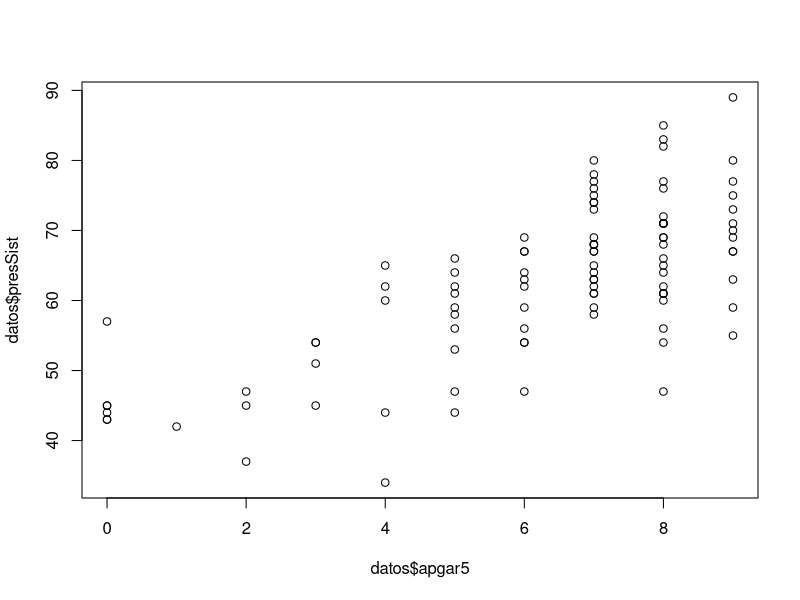

Source code (R):
# Ejercicio 1
datos <- read.table('bajoPeso.txt', header = TRUE)

# a) Realizar un diagrama de dispersion del indice Apgar (eje de abscisas) contra la presion sistolica.
plot( datos$apgar5, datos$presSist)

# b) Usando la presion sistolica como variable respuesta y la edad gestacional y el indice Apgar como
# variables explicativas, ajustar el modelo lineal Y = β0 + β1·edadG+β2·apgar5 + ϵ. Brindar todos
# los coeficientes estimados.
modelo <- lm( datos$presSist ~ datos$edadG + datos$apgar5)
modelo$coefficients

# c) Cual es la presion media estimada para la poblacion de niños de bajo peso cuya edad gestacional
# es 31 semanas y cuyo indice Apgar es 7 ?
modelo$coefficients[1] + modelo$coefficients[2]*31 + modelo$coefficients[3]*7 # Real = 64

# d) Decidir si la relacion lineal es estadisticamente significativa, justificando. Indicar las hipotesis que se contrastan
# Chequeo si los coeficientes sean cero (hipotesis nula)

summary(modelo) # Para no hacerlo a mano, sin embargo probar hacerlo a mano

# Hipotesis β1 = 0 vs != 0 --> estadistico = 3.492 > t_n-p,0.05/2 = 1.98. Entonces rechazo.
# Hipetiss β2 = 0 vs != 0 --> estadistico = 9.574 > t_n-p,0.05/2 = 1.98. Entonces rechazo.
# i.e. la relacion lineal es estadisticamente significativa

# e) Construir un intervalo de confianza de nivel 0,95 para β1. Calcular la estimacion por intervalo
# con el conjunto de datos brindados.

X <- cbind(1,datos$edadG,datos$apgar5)
Y <- datos$presSist
P <- X %*% solve( t(X) %*% X ) %*% t(X)
sigma2 <- t(Y) %*% ( diag(1, 100, 100) - P ) %*% Y / (100-3)
sigma2

a <- matrix(data = c(0,1,0))
denominador <- t( a ) %*% solve( t(X) %*% X ) %*% a # Del estadistico que distribuye como una Student
intervalo_conf <- c( modelo$coefficients[2] - sqrt(sigma2*denominador)*qt(1-0.05,100-3), modelo$coefficients[2] + sqrt(sigma2*denominador)*qt(1-0.05,100-3) ) # Nivel 95%

# f) Informar la significatividad de las variables, indicando cada uno de los tests que devuelve el
# resumen ( summary ) del ajuste del item b). ¿Como se calcula el p-valor en cada test?

# g) ¿Cuales supuestos tuvo que asumir para responder los tres items anteriores?

# h) Comentar la magnitud de R2